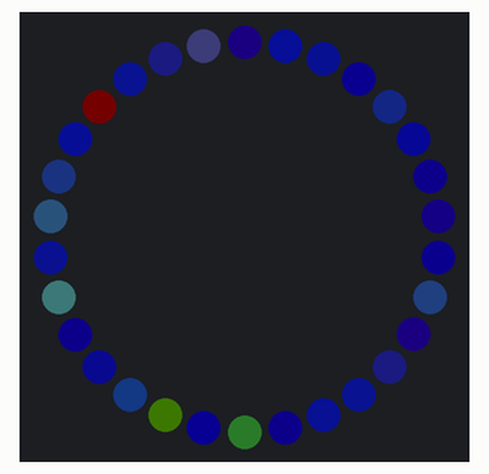
Recording of a program running on a simulated Circuit Playground running CircuitPython. Shown: 30 RGB LEDs in a ring, first at the top, clockwise. Dim RGB values are drawn brighter than linear; random numbers come from a fixed seed.

Above: at 0.45 s.
At 9.78 s:
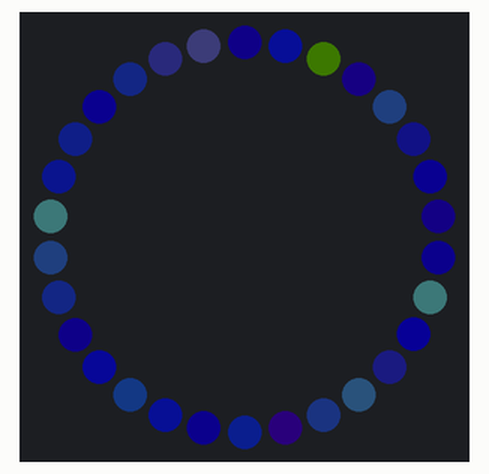
At 18.81 s:
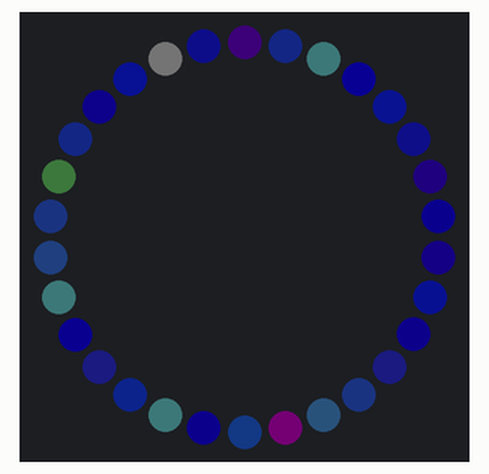
At 24.22 s:
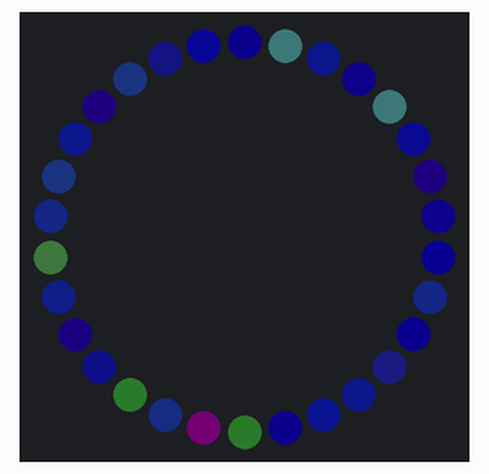
At 34.46 s:
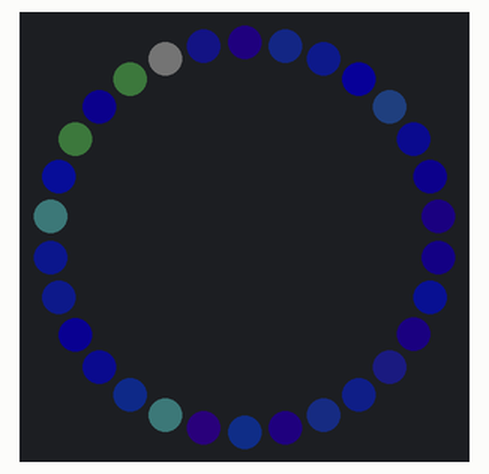
At 39.27 s:
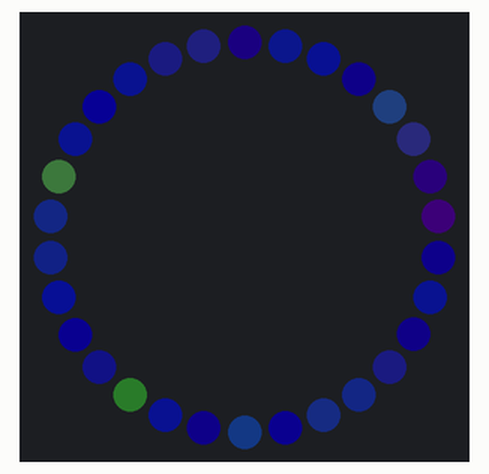

The program:

br2.py
```python
# Use the 10 NeoPixels on Circuit Playground Express via the
#   Adafruit neopixel library
import time
import neopixel
import board

try:
    import urandom as random
except ImportError:
    import random

# Set up the 10 Circuit Playground Express NeoPixels half bright
#CPX_pixels = neopixel.NeoPixel(board.NEOPIXEL, 10, brightness=0.5)
pixels = neopixel.NeoPixel(board.A1, 30, brightness=0.1, auto_write=False)
low = 10
num_pixels = 30

bubble = 0.0
bubble_speed = 1.21
bubble2 = 7.0
bubble2_speed = 0.5

speed = []
direction = []
maximum = []
blue = []
green = []

for i in range(0, num_pixels):
    #speed.append(random.randint(1,3))
    speed.append(9)
    direction.append(1)
    maxi = random.randint(50,255)
    #maxi = 245
    maximum.append(maxi)
    blue.append(random.randint(15, maxi))
    #blue.append(15)
    green.append(random.randint(0, 30))

while True:

    for p in range(0, num_pixels):
        brt = blue[p]
        #grn = int(green[p] * blue[p] / maximum[p])
        grn = green[p]
        #grn = low
        pixels[p] = (low, grn, brt)
        blue[p] = blue[p] + speed[p] * direction[p]
        if blue[p] >= maximum[p] or blue[p] < 15:
            direction[p] = -1 * direction[p]

        if blue[p] < 15:
            maxi = random.randint(50,255)
            maximum[p] = maxi
            #speed[p] = random.randint(1, 9)
            #green[p] = random.randint(0, 30)

        #pixels[p].blue = 0.6

    #pixels[int(bubble) % num_pixels] = (10, 10, 10)
    bubble = bubble + bubble_speed
    bubble2_idx = int(bubble2) % num_pixels
    #pixels[bubble2_idx] = (low, low, int(blue[bubble2_idx] / 3))
    bubble2 = bubble2 + bubble2_speed
    pixels.show()

'''
    top = random.randint(25, 200)
    step = random.randint(3, 6)
    for i in range(0, top, step):
        #pixels.fill((i, i, i))
        j = i + 15
        pixels[1] = (low, low, i)
        pixels[3] = (low, low, j)
        pixels.show()

    time.sleep(0.5)

    for i in range(top, 0, -1 * step):
        #pixels.fill((i, i, i))
        j = i + 15
        pixels[1] = (low, low, i)
        pixels[3] = (low, low, j)
        pixels.show()
'''
```
